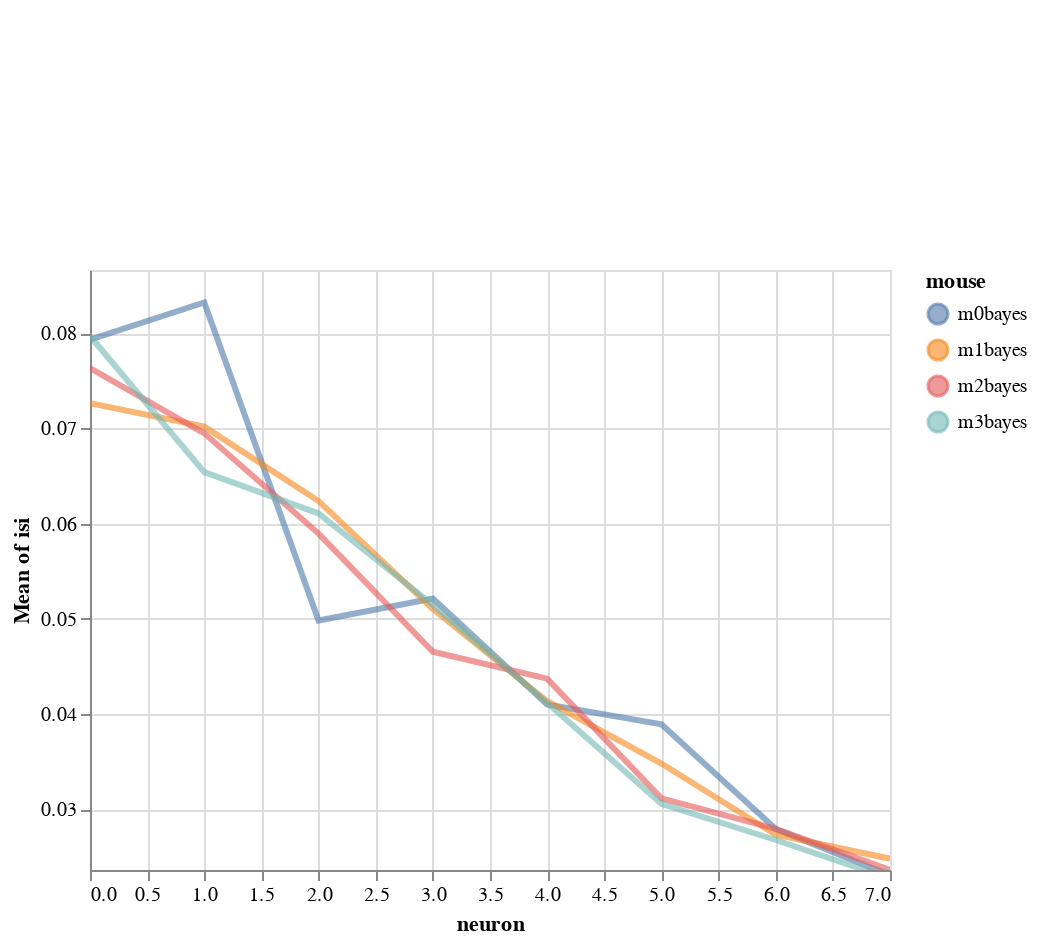

The notebook cell saved with this chart:
### Code cell
import altair as alt
y='isi'
color='mouse'
x='neuron'

base=alt.Chart(df).encode(
            x=x,
            color=f'{color}',
            y=alt.Y(f'mean({y})',
                    scale=alt.Scale(zero=False,
                                    domain=list(np.quantile(df[y], [.05, .95])))),
)

# Create a selection that chooses the nearest point & selects based on x-value
nearest = alt.selection(type='single', nearest=True, on='mouseover',
                        fields=[x], empty='none')


# Transparent selectors across the chart. This is what tells us
# the x-value of the cursor
selectors = alt.Chart(df).mark_point().encode(
    x=x,
    opacity=alt.value(0),
).add_selection(
    nearest
)

highlight = alt.selection(type='single', on='mouseover',
                          fields=[color], nearest=True)

lines=base.mark_line(clip=True, fill=None, opacity=.6, ).encode(
            #tooltip=color,
            size=alt.condition(~highlight, alt.value(1), alt.value(3))
        )

# Draw text labels near the points, and highlight based on selection
text = lines.mark_text(align='left', dx=5, dy=-5).encode(
    text=alt.condition(nearest, y, alt.value(' '))
)

points = base.mark_circle().encode(
    opacity=alt.value(0)
).add_selection(
    highlight
)

alt.layer(
    lines, selectors, points, text
)

### Figure 1 — Vega-Lite specification as saved in the notebook (floating-point values rounded to 4 significant figures)
{"config": {"view": {"continuousWidth": 400, "continuousHeight": 300}}, "layer": [{"mark": {"type": "line", "clip": true, "fill": null, "opacity": 0.6}, "encoding": {"color": {"type": "nominal", "field": "mouse"}, "size": {"condition": {"value": 1, "selection": {"not": "selector003"}}, "value": 3}, "x": {"type": "quantitative", "field": "neuron"}, "y": {"type": "quantitative", "aggregate": "mean", "field": "isi", "scale": {"domain": [0.02359, 0.08665], "zero": false}}}}, {"mark": "point", "encoding": {"opacity": {"value": 0}, "x": {"type": "quantitative", "field": "neuron"}}, "selection": {"selector002": {"type": "single", "nearest": true, "on": "mouseover", "fields": ["neuron"], "empty": "none"}}}, {"mark": "circle", "encoding": {"color": {"type": "nominal", "field": "mouse"}, "opacity": {"value": 0}, "x": {"type": "quantitative", "field": "neuron"}, "y": {"type": "quantitative", "aggregate": "mean", "field": "isi", "scale": {"domain": [0.02359, 0.08665], "zero": false}}}, "selection": {"selector003": {"type": "single", "on": "mouseover", "fields": ["mouse"], "nearest": true}}}, {"mark": {"type": "text", "align": "left", "dx": 5, "dy": -5}, "encoding": {"color": {"type": "nominal", "field": "mouse"}, "size": {"condition": {"value": 1, "selection": {"not": "selector003"}}, "value": 3}, "text": {"condition": {"type": "quantitative", "field": "isi", "selection": "selector002"}, "value": " "}, "x": {"type": "quantitative", "field": "neuron"}, "y": {"type": "quantitative", "aggregate": "mean", "field": "isi", "scale": {"domain": [0.02359, 0.08665], "zero": false}}}}], "data": {"name": "data-41381d8c95e87ea1303d8b4feca4f779"}, "$schema": "https://vega.github.io/schema/vega-lite/v4.8.1.json", "datasets": {"data-41381d8c95e87ea1303d8b4feca4f779": [{"mouse_code": 0, "mouse": "m0bayes", "neuron": 0, "i_trial": 0, "neuron_x_mouse": "0m0bayes", "neuron_code": 0, "stim": 0, "log_firing_rate": 2.315, "Firing rate": 206.6, "firing_rate": 206.6, "i_spike": 36.0, "isi": 0.09842, "log_isi": -1.007}, {"mouse_code": 0, "mouse": "m0bayes", "neuron": 0, "i_trial": 0, "neuron_x_mouse": "0m0bayes", "neuron_code": 0, "stim": 1, "log_firing_rate": 2.098, "Firing rate": 125.2, "firing_rate": 125.2, "i_spike": 46.0, "isi": 0.07236, "log_isi": -1.141}, {"mouse_code": 0, "mouse": "m0bayes", "neuron": 0, "i_trial": 1, "neuron_x_mouse": "0m0bayes", "neuron_code": 0, "stim": 0, "log_firing_rate": 1.859, "Firing rate": 72.22, "firing_rate": 72.22, "i_spike": 47.0, "isi": 0.07455, "log_isi": -1.128}, {"mouse_code": 0, "mouse": "m0bayes", "neuron": 0, "i_trial": 1, "neuron_x_mouse": "0m0bayes", "neuron_code": 0, "stim": 1, "log_firing_rate": 1.964, "Firing rate": 92.07, "firing_rate": 92.07, "i_spike": 48.0, "isi": 0.07193, "log_isi": -1.143}, {"mouse_code": 0, "mouse": "m0bayes", "neuron": 1, "i_trial": 0, "neuron_x_mouse": "1m0bayes", "neuron_code": 4, "stim": 0, "log_firing_rate": 1.408, "Firing rate": 25.58, "firing_rate": 25.58, "i_spike": 34.5, "isi": 0.1025, "log_isi": -0.9891}, {"mouse_code": 0, "mouse": "m0bayes", "neuron": 1, "i_trial": 0, "neuron_x_mouse": "1m0bayes", "neuron_code": 4, "stim": 1, "log_firing_rate": 2.112, "Firing rate": 129.5, "firing_rate": 129.5, "i_spike": 36.5, "isi": 0.08982, "log_isi": -1.047}, {"mouse_code": 0, "mouse": "m0bayes", "neuron": 1, "i_trial": 1, "neuron_x_mouse": "1m0bayes", "neuron_code": 4, "stim": 0, "log_firing_rate": 1.822, "Firing rate": 66.44, "firing_rate": 66.44, "i_spike": 53.5, "isi": 0.06482, "log_isi": -1.188}, {"mouse_code": 0, "mouse": "m0bayes", "neuron": 1, "i_trial": 1, "neuron_x_mouse": "1m0bayes", "neuron_code": 4, "stim": 1, "log_firing_rate": 1.819, "Firing rate": 65.89, "firing_rate": 65.89, "i_spike": 46.0, "isi": 0.07574, "log_isi": -1.121}, {"mouse_code": 0, "mouse": "m0bayes", "neuron": 2, "i_trial": 0, "neuron_x_mouse": "2m0bayes", "neuron_code": 8, "stim": 0, "log_firing_rate": 2.189, "Firing rate": 154.5, "firing_rate": 154.5, "i_spike": 67.0, "isi": 0.05227, "log_isi": -1.282}, {"mouse_code": 0, "mouse": "m0bayes", "neuron": 2, "i_trial": 0, "neuron_x_mouse": "2m0bayes", "neuron_code": 8, "stim": 1, "log_firing_rate": 2.144, "Firing rate": 139.4, "firing_rate": 139.4, "i_spike": 84.5, "isi": 0.04099, "log_isi": -1.387}, {"mouse_code": 0, "mouse": "m0bayes", "neuron": 2, "i_trial": 1, "neuron_x_mouse": "2m0bayes", "neuron_code": 8, "stim": 0, "log_firing_rate": 2.062, "Firing rate": 115.3, "firing_rate": 115.3, "i_spike": 69.5, "isi": 0.04973, "log_isi": -1.303}, {"mouse_code": 0, "mouse": "m0bayes", "neuron": 2, "i_trial": 1, "neuron_x_mouse": "2m0bayes", "neuron_code": 8, "stim": 1, "log_firing_rate": 1.694, "Firing rate": 49.44, "firing_rate": 49.44, "i_spike": 60.5, "isi": 0.05626, "log_isi": -1.25}, {"mouse_code": 0, "mouse": "m0bayes", "neuron": 3, "i_trial": 0, "neuron_x_mouse": "3m0bayes", "neuron_code": 12, "stim": 0, "log_firing_rate": 2.228, "Firing rate": 168.9, "firing_rate": 168.9, "i_spike": 73.0, "isi": 0.04779, "log_isi": -1.321}, {"mouse_code": 0, "mouse": "m0bayes", "neuron": 3, "i_trial": 0, "neuron_x_mouse": "3m0bayes", "neuron_code": 12, "stim": 1, "log_firing_rate": 1.877, "Firing rate": 75.31, "firing_rate": 75.31, "i_spike": 61.0, "isi": 0.05665, "log_isi": -1.247}, {"mouse_code": 0, "mouse": "m0bayes", "neuron": 3, "i_trial": 1, "neuron_x_mouse": "3m0bayes", "neuron_code": 12, "stim": 0, "log_firing_rate": 2.36, "Firing rate": 228.8, "firing_rate": 228.8, "i_spike": 64.0, "isi": 0.05468, "log_isi": -1.262}, {"mouse_code": 0, "mouse": "m0bayes", "neuron": 3, "i_trial": 1, "neuron_x_mouse": "3m0bayes", "neuron_code": 12, "stim": 1, "log_firing_rate": 2.022, "Firing rate": 105.1, "firing_rate": 105.1, "i_spike": 69.0, "isi": 0.0494, "log_isi": -1.306}, {"mouse_code": 0, "mouse": "m0bayes", "neuron": 4, "i_trial": 0, "neuron_x_mouse": "4m0bayes", "neuron_code": 16, "stim": 0, "log_firing_rate": 2.76, "Firing rate": 576.0, "firing_rate": 576.0, "i_spike": 86.5, "isi": 0.03997, "log_isi": -1.398}, {"mouse_code": 0, "mouse": "m0bayes", "neuron": 4, "i_trial": 0, "neuron_x_mouse": "4m0bayes", "neuron_code": 16, "stim": 1, "log_firing_rate": 2.078, "Firing rate": 119.7, "firing_rate": 119.7, "i_spike": 86.5, "isi": 0.04059, "log_isi": -1.392}, {"mouse_code": 0, "mouse": "m0bayes", "neuron": 4, "i_trial": 1, "neuron_x_mouse": "4m0bayes", "neuron_code": 16, "stim": 0, "log_firing_rate": 2.39, "Firing rate": 245.6, "firing_rate": 245.6, "i_spike": 82.5, "isi": 0.04227, "log_isi": -1.374}, {"mouse_code": 0, "mouse": "m0bayes", "neuron": 4, "i_trial": 1, "neuron_x_mouse": "4m0bayes", "neuron_code": 16, "stim": 1, "log_firing_rate": 1.973, "Firing rate": 94.07, "firing_rate": 94.07, "i_spike": 85.0, "isi": 0.04112, "log_isi": -1.386}, {"mouse_code": 0, "mouse": "m0bayes", "neuron": 5, "i_trial": 0, "neuron_x_mouse": "5m0bayes", "neuron_code": 20, "stim": 0, "log_firing_rate": 2.094, "Firing rate": 124.3, "firing_rate": 124.3, "i_spike": 77.5, "isi": 0.04434, "log_isi": -1.353}, {"mouse_code": 0, "mouse": "m0bayes", "neuron": 5, "i_trial": 0, "neuron_x_mouse": "5m0bayes", "neuron_code": 20, "stim": 1, "log_firing_rate": 2.225, "Firing rate": 168.0, "firing_rate": 168.0, "i_spike": 97.0, "isi": 0.03588, "log_isi": -1.445}, {"mouse_code": 0, "mouse": "m0bayes", "neuron": 5, "i_trial": 1, "neuron_x_mouse": "5m0bayes", "neuron_code": 20, "stim": 0, "log_firing_rate": 2.269, "Firing rate": 185.9, "firing_rate": 185.9, "i_spike": 96.0, "isi": 0.03651, "log_isi": -1.438}, {"mouse_code": 0, "mouse": "m0bayes", "neuron": 5, "i_trial": 1, "neuron_x_mouse": "5m0bayes", "neuron_code": 20, "stim": 1, "log_firing_rate": 2.453, "Firing rate": 283.6, "firing_rate": 283.6, "i_spike": 90.0, "isi": 0.03891, "log_isi": -1.41}, {"mouse_code": 0, "mouse": "m0bayes", "neuron": 6, "i_trial": 0, "neuron_x_mouse": "6m0bayes", "neuron_code": 24, "stim": 0, "log_firing_rate": 2.288, "Firing rate": 193.9, "firing_rate": 193.9, "i_spike": 126.0, "isi": 0.02786, "log_isi": -1.555}, {"mouse_code": 0, "mouse": "m0bayes", "neuron": 6, "i_trial": 0, "neuron_x_mouse": "6m0bayes", "neuron_code": 24, "stim": 1, "log_firing_rate": 2.483, "Firing rate": 304.2, "firing_rate": 304.2, "i_spike": 119.5, "isi": 0.02901, "log_isi": -1.537}, {"mouse_code": 0, "mouse": "m0bayes", "neuron": 6, "i_trial": 1, "neuron_x_mouse": "6m0bayes", "neuron_code": 24, "stim": 0, "log_firing_rate": 2.14, "Firing rate": 138.2, "firing_rate": 138.2, "i_spike": 119.0, "isi": 0.02935, "log_isi": -1.532}, {"mouse_code": 0, "mouse": "m0bayes", "neuron": 6, "i_trial": 1, "neuron_x_mouse": "6m0bayes", "neuron_code": 24, "stim": 1, "log_firing_rate": 2.36, "Firing rate": 229.1, "firing_rate": 229.1, "i_spike": 138.0, "isi": 0.02542, "log_isi": -1.595}, {"mouse_code": 0, "mouse": "m0bayes", "neuron": 7, "i_trial": 0, "neuron_x_mouse": "7m0bayes", "neuron_code": 28, "stim": 0, "log_firing_rate": 2.319, "Firing rate": 208.5, "firing_rate": 208.5, "i_spike": 143.0, "isi": 0.02454, "log_isi": -1.61}, {"mouse_code": 0, "mouse": "m0bayes", "neuron": 7, "i_trial": 0, "neuron_x_mouse": "7m0bayes", "neuron_code": 28, "stim": 1, "log_firing_rate": 3.189, "Firing rate": 1544.0, "firing_rate": 1544.0, "i_spike": 147.5, "isi": 0.02354, "log_isi": -1.628}, {"mouse_code": 0, "mouse": "m0bayes", "neuron": 7, "i_trial": 1, "neuron_x_mouse": "7m0bayes", "neuron_code": 28, "stim": 0, "log_firing_rate": 2.53, "Firing rate": 338.5, "firing_rate": 338.5, "i_spike": 169.5, "isi": 0.02028, "log_isi": -1.693}, {"mouse_code": 0, "mouse": "m0bayes", "neuron": 7, "i_trial": 1, "neuron_x_mouse": "7m0bayes", "neuron_code": 28, "stim": 1, "log_firing_rate": 2.462, "Firing rate": 289.7, "firing_rate": 289.7, "i_spike": 145.5, "isi": 0.02381, "log_isi": -1.623}, {"mouse_code": 1, "mouse": "m1bayes", "neuron": 0, "i_trial": 0, "neuron_x_mouse": "0m1bayes", "neuron_code": 1, "stim": 0, "log_firing_rate": 1.609, "Firing rate": 40.64, "firing_rate": 40.64, "i_spike": 41.0, "isi": 0.08183, "log_isi": -1.087}, {"mouse_code": 1, "mouse": "m1bayes", "neuron": 0, "i_trial": 0, "neuron_x_mouse": "0m1bayes", "neuron_code": 1, "stim": 1, "log_firing_rate": 1.828, "Firing rate": 67.35, "firing_rate": 67.35, "i_spike": 53.0, "isi": 0.06513, "log_isi": -1.186}, {"mouse_code": 1, "mouse": "m1bayes", "neuron": 0, "i_trial": 1, "neuron_x_mouse": "0m1bayes", "neuron_code": 1, "stim": 0, "log_firing_rate": 1.793, "Firing rate": 62.15, "firing_rate": 62.15, "i_spike": 48.0, "isi": 0.07236, "log_isi": -1.141}, {"mouse_code": 1, "mouse": "m1bayes", "neuron": 0, "i_trial": 1, "neuron_x_mouse": "0m1bayes", "neuron_code": 1, "stim": 1, "log_firing_rate": 2.193, "Firing rate": 156.0, "firing_rate": 156.0, "i_spike": 49.0, "isi": 0.07124, "log_isi": -1.147}, {"mouse_code": 1, "mouse": "m1bayes", "neuron": 1, "i_trial": 0, "neuron_x_mouse": "1m1bayes", "neuron_code": 5, "stim": 0, "log_firing_rate": 1.773, "Firing rate": 59.28, "firing_rate": 59.28, "i_spike": 53.0, "isi": 0.06556, "log_isi": -1.183}, {"mouse_code": 1, "mouse": "m1bayes", "neuron": 1, "i_trial": 0, "neuron_x_mouse": "1m1bayes", "neuron_code": 5, "stim": 1, "log_firing_rate": 1.958, "Firing rate": 90.73, "firing_rate": 90.73, "i_spike": 52.5, "isi": 0.06664, "log_isi": -1.176}, {"mouse_code": 1, "mouse": "m1bayes", "neuron": 1, "i_trial": 1, "neuron_x_mouse": "1m1bayes", "neuron_code": 5, "stim": 0, "log_firing_rate": 1.621, "Firing rate": 41.78, "firing_rate": 41.78, "i_spike": 42.0, "isi": 0.08354, "log_isi": -1.078}, {"mouse_code": 1, "mouse": "m1bayes", "neuron": 1, "i_trial": 1, "neuron_x_mouse": "1m1bayes", "neuron_code": 5, "stim": 1, "log_firing_rate": 2.14, "Firing rate": 137.9, "firing_rate": 137.9, "i_spike": 54.0, "isi": 0.06501, "log_isi": -1.187}, {"mouse_code": 1, "mouse": "m1bayes", "neuron": 2, "i_trial": 0, "neuron_x_mouse": "2m1bayes", "neuron_code": 9, "stim": 0, "log_firing_rate": 2.301, "Firing rate": 199.9, "firing_rate": 199.9, "i_spike": 49.0, "isi": 0.07099, "log_isi": -1.149}, {"mouse_code": 1, "mouse": "m1bayes", "neuron": 2, "i_trial": 0, "neuron_x_mouse": "2m1bayes", "neuron_code": 9, "stim": 1, "log_firing_rate": 2.152, "Firing rate": 141.8, "firing_rate": 141.8, "i_spike": 71.0, "isi": 0.04942, "log_isi": -1.306}, {"mouse_code": 1, "mouse": "m1bayes", "neuron": 2, "i_trial": 1, "neuron_x_mouse": "2m1bayes", "neuron_code": 9, "stim": 0, "log_firing_rate": 2.008, "Firing rate": 101.8, "firing_rate": 101.8, "i_spike": 59.5, "isi": 0.05874, "log_isi": -1.231}, {"mouse_code": 1, "mouse": "m1bayes", "neuron": 2, "i_trial": 1, "neuron_x_mouse": "2m1bayes", "neuron_code": 9, "stim": 1, "log_firing_rate": 1.99, "Firing rate": 97.72, "firing_rate": 97.72, "i_spike": 49.5, "isi": 0.07032, "log_isi": -1.153}, {"mouse_code": 1, "mouse": "m1bayes", "neuron": 3, "i_trial": 0, "neuron_x_mouse": "3m1bayes", "neuron_code": 13, "stim": 0, "log_firing_rate": 1.924, "Firing rate": 83.92, "firing_rate": 83.92, "i_spike": 71.0, "isi": 0.04877, "log_isi": -1.312}, {"mouse_code": 1, "mouse": "m1bayes", "neuron": 3, "i_trial": 0, "neuron_x_mouse": "3m1bayes", "neuron_code": 13, "stim": 1, "log_firing_rate": 2.266, "Firing rate": 184.4, "firing_rate": 184.4, "i_spike": 80.0, "isi": 0.04371, "log_isi": -1.359}, {"mouse_code": 1, "mouse": "m1bayes", "neuron": 3, "i_trial": 1, "neuron_x_mouse": "3m1bayes", "neuron_code": 13, "stim": 0, "log_firing_rate": 1.919, "Firing rate": 82.98, "firing_rate": 82.98, "i_spike": 56.5, "isi": 0.06205, "log_isi": -1.207}, {"mouse_code": 1, "mouse": "m1bayes", "neuron": 3, "i_trial": 1, "neuron_x_mouse": "3m1bayes", "neuron_code": 13, "stim": 1, "log_firing_rate": 1.885, "Firing rate": 76.82, "firing_rate": 76.82, "i_spike": 69.5, "isi": 0.04956, "log_isi": -1.305}, {"mouse_code": 1, "mouse": "m1bayes", "neuron": 4, "i_trial": 0, "neuron_x_mouse": "4m1bayes", "neuron_code": 17, "stim": 0, "log_firing_rate": 2.153, "Firing rate": 142.2, "firing_rate": 142.2, "i_spike": 85.0, "isi": 0.04134, "log_isi": -1.384}, {"mouse_code": 1, "mouse": "m1bayes", "neuron": 4, "i_trial": 0, "neuron_x_mouse": "4m1bayes", "neuron_code": 17, "stim": 1, "log_firing_rate": 1.941, "Firing rate": 87.31, "firing_rate": 87.31, "i_spike": 79.0, "isi": 0.04443, "log_isi": -1.352}, {"mouse_code": 1, "mouse": "m1bayes", "neuron": 4, "i_trial": 1, "neuron_x_mouse": "4m1bayes", "neuron_code": 17, "stim": 0, "log_firing_rate": 2.074, "Firing rate": 118.5, "firing_rate": 118.5, "i_spike": 89.0, "isi": 0.03833, "log_isi": -1.416}, {"mouse_code": 1, "mouse": "m1bayes", "neuron": 4, "i_trial": 1, "neuron_x_mouse": "4m1bayes", "neuron_code": 17, "stim": 1, "log_firing_rate": 2.664, "Firing rate": 461.8, "firing_rate": 461.8, "i_spike": 84.5, "isi": 0.04121, "log_isi": -1.385}, {"mouse_code": 1, "mouse": "m1bayes", "neuron": 5, "i_trial": 0, "neuron_x_mouse": "5m1bayes", "neuron_code": 21, "stim": 0, "log_firing_rate": 2.002, "Firing rate": 100.5, "firing_rate": 100.5, "i_spike": 101.5, "isi": 0.03437, "log_isi": -1.464}, {"mouse_code": 1, "mouse": "m1bayes", "neuron": 5, "i_trial": 0, "neuron_x_mouse": "5m1bayes", "neuron_code": 21, "stim": 1, "log_firing_rate": 2.303, "Firing rate": 201.1, "firing_rate": 201.1, "i_spike": 97.0, "isi": 0.03595, "log_isi": -1.444}, {"mouse_code": 1, "mouse": "m1bayes", "neuron": 5, "i_trial": 1, "neuron_x_mouse": "5m1bayes", "neuron_code": 21, "stim": 0, "log_firing_rate": 2.161, "Firing rate": 144.9, "firing_rate": 144.9, "i_spike": 96.0, "isi": 0.03576, "log_isi": -1.447}, {"mouse_code": 1, "mouse": "m1bayes", "neuron": 5, "i_trial": 1, "neuron_x_mouse": "5m1bayes", "neuron_code": 21, "stim": 1, "log_firing_rate": 2.254, "Firing rate": 179.6, "firing_rate": 179.6, "i_spike": 104.5, "isi": 0.03304, "log_isi": -1.481}, {"mouse_code": 1, "mouse": "m1bayes", "neuron": 6, "i_trial": 0, "neuron_x_mouse": "6m1bayes", "neuron_code": 25, "stim": 0, "log_firing_rate": 2.225, "Firing rate": 167.9, "firing_rate": 167.9, "i_spike": 125.5, "isi": 0.0277, "log_isi": -1.558}, {"mouse_code": 1, "mouse": "m1bayes", "neuron": 6, "i_trial": 0, "neuron_x_mouse": "6m1bayes", "neuron_code": 25, "stim": 1, "log_firing_rate": 2.737, "Firing rate": 545.4, "firing_rate": 545.4, "i_spike": 131.5, "isi": 0.02639, "log_isi": -1.579}, {"mouse_code": 1, "mouse": "m1bayes", "neuron": 6, "i_trial": 1, "neuron_x_mouse": "6m1bayes", "neuron_code": 25, "stim": 0, "log_firing_rate": 2.627, "Firing rate": 423.9, "firing_rate": 423.9, "i_spike": 122.0, "isi": 0.02791, "log_isi": -1.554}, {"mouse_code": 1, "mouse": "m1bayes", "neuron": 6, "i_trial": 1, "neuron_x_mouse": "6m1bayes", "neuron_code": 25, "stim": 1, "log_firing_rate": 2.807, "Firing rate": 640.7, "firing_rate": 640.7, "i_spike": 128.5, "isi": 0.0272, "log_isi": -1.565}, {"mouse_code": 1, "mouse": "m1bayes", "neuron": 7, "i_trial": 0, "neuron_x_mouse": "7m1bayes", "neuron_code": 29, "stim": 0, "log_firing_rate": 2.299, "Firing rate": 198.9, "firing_rate": 198.9, "i_spike": 149.5, "isi": 0.0234, "log_isi": -1.631}, {"mouse_code": 1, "mouse": "m1bayes", "neuron": 7, "i_trial": 0, "neuron_x_mouse": "7m1bayes", "neuron_code": 29, "stim": 1, "log_firing_rate": 2.559, "Firing rate": 362.5, "firing_rate": 362.5, "i_spike": 147.0, "isi": 0.02379, "log_isi": -1.624}, {"mouse_code": 1, "mouse": "m1bayes", "neuron": 7, "i_trial": 1, "neuron_x_mouse": "7m1bayes", "neuron_code": 29, "stim": 0, "log_firing_rate": 2.585, "Firing rate": 384.4, "firing_rate": 384.4, "i_spike": 132.0, "isi": 0.02639, "log_isi": -1.578}, {"mouse_code": 1, "mouse": "m1bayes", "neuron": 7, "i_trial": 1, "neuron_x_mouse": "7m1bayes", "neuron_code": 29, "stim": 1, "log_firing_rate": 2.509, "Firing rate": 322.7, "firing_rate": 322.7, "i_spike": 136.5, "isi": 0.02554, "log_isi": -1.593}, {"mouse_code": 2, "mouse": "m2bayes", "neuron": 0, "i_trial": 0, "neuron_x_mouse": "0m2bayes", "neuron_code": 2, "stim": 0, "log_firing_rate": 1.66, "Firing rate": 45.73, "firing_rate": 45.73, "i_spike": 46.5, "isi": 0.07437, "log_isi": -1.129}, {"mouse_code": 2, "mouse": "m2bayes", "neuron": 0, "i_trial": 0, "neuron_x_mouse": "0m2bayes", "neuron_code": 2, "stim": 1, "log_firing_rate": 2.188, "Firing rate": 154.2, "firing_rate": 154.2, "i_spike": 59.5, "isi": 0.05819, "log_isi": -1.235}, {"mouse_code": 2, "mouse": "m2bayes", "neuron": 0, "i_trial": 1, "neuron_x_mouse": "0m2bayes", "neuron_code": 2, "stim": 0, "log_firing_rate": 1.654, "Firing rate": 45.1, "firing_rate": 45.1, "i_spike": 31.0, "isi": 0.1127, "log_isi": -0.9481}, {"mouse_code": 2, "mouse": "m2bayes", "neuron": 0, "i_trial": 1, "neuron_x_mouse": "0m2bayes", "neuron_code": 2, "stim": 1, "log_firing_rate": 2.672, "Firing rate": 469.4, "firing_rate": 469.4, "i_spike": 58.5, "isi": 0.06011, "log_isi": -1.221}, {"mouse_code": 2, "mouse": "m2bayes", "neuron": 1, "i_trial": 0, "neuron_x_mouse": "1m2bayes", "neuron_code": 6, "stim": 0, "log_firing_rate": 1.614, "Firing rate": 41.11, "firing_rate": 41.11, "i_spike": 39.0, "isi": 0.08922, "log_isi": -1.05}, {"mouse_code": 2, "mouse": "m2bayes", "neuron": 1, "i_trial": 0, "neuron_x_mouse": "1m2bayes", "neuron_code": 6, "stim": 1, "log_firing_rate": 2.434, "Firing rate": 271.5, "firing_rate": 271.5, "i_spike": 59.0, "isi": 0.05969, "log_isi": -1.224}, {"mouse_code": 2, "mouse": "m2bayes", "neuron": 1, "i_trial": 1, "neuron_x_mouse": "1m2bayes", "neuron_code": 6, "stim": 0, "log_firing_rate": 2.031, "Firing rate": 107.4, "firing_rate": 107.4, "i_spike": 48.5, "isi": 0.07219, "log_isi": -1.142}, {"mouse_code": 2, "mouse": "m2bayes", "neuron": 1, "i_trial": 1, "neuron_x_mouse": "1m2bayes", "neuron_code": 6, "stim": 1, "log_firing_rate": 2.053, "Firing rate": 112.9, "firing_rate": 112.9, "i_spike": 61.0, "isi": 0.05682, "log_isi": -1.246}, {"mouse_code": 2, "mouse": "m2bayes", "neuron": 2, "i_trial": 0, "neuron_x_mouse": "2m2bayes", "neuron_code": 10, "stim": 0, "log_firing_rate": 1.983, "Firing rate": 96.2, "firing_rate": 96.2, "i_spike": 48.5, "isi": 0.07057, "log_isi": -1.151}, {"mouse_code": 2, "mouse": "m2bayes", "neuron": 2, "i_trial": 0, "neuron_x_mouse": "2m2bayes", "neuron_code": 10, "stim": 1, "log_firing_rate": 1.963, "Firing rate": 91.76, "firing_rate": 91.76, "i_spike": 67.0, "isi": 0.0511, "log_isi": -1.292}, {"mouse_code": 2, "mouse": "m2bayes", "neuron": 2, "i_trial": 1, "neuron_x_mouse": "2m2bayes", "neuron_code": 10, "stim": 0, "log_firing_rate": 2.05, "Firing rate": 112.2, "firing_rate": 112.2, "i_spike": 58.5, "isi": 0.05872, "log_isi": -1.231}, {"mouse_code": 2, "mouse": "m2bayes", "neuron": 2, "i_trial": 1, "neuron_x_mouse": "2m2bayes", "neuron_code": 10, "stim": 1, "log_firing_rate": 1.81, "Firing rate": 64.52, "firing_rate": 64.52, "i_spike": 62.5, "isi": 0.0554, "log_isi": -1.256}, {"mouse_code": 2, "mouse": "m2bayes", "neuron": 3, "i_trial": 0, "neuron_x_mouse": "3m2bayes", "neuron_code": 14, "stim": 0, "log_firing_rate": 2.537, "Firing rate": 344.1, "firing_rate": 344.1, "i_spike": 64.5, "isi": 0.05204, "log_isi": -1.284}, {"mouse_code": 2, "mouse": "m2bayes", "neuron": 3, "i_trial": 0, "neuron_x_mouse": "3m2bayes", "neuron_code": 14, "stim": 1, "log_firing_rate": 2.314, "Firing rate": 206.2, "firing_rate": 206.2, "i_spike": 75.5, "isi": 0.04567, "log_isi": -1.34}, {"mouse_code": 2, "mouse": "m2bayes", "neuron": 3, "i_trial": 1, "neuron_x_mouse": "3m2bayes", "neuron_code": 14, "stim": 0, "log_firing_rate": 1.921, "Firing rate": 83.43, "firing_rate": 83.43, "i_spike": 75.5, "isi": 0.0463, "log_isi": -1.334}, {"mouse_code": 2, "mouse": "m2bayes", "neuron": 3, "i_trial": 1, "neuron_x_mouse": "3m2bayes", "neuron_code": 14, "stim": 1, "log_firing_rate": 2.175, "Firing rate": 149.7, "firing_rate": 149.7, "i_spike": 79.5, "isi": 0.04212, "log_isi": -1.376}, {"mouse_code": 2, "mouse": "m2bayes", "neuron": 4, "i_trial": 0, "neuron_x_mouse": "4m2bayes", "neuron_code": 18, "stim": 0, "log_firing_rate": 2.228, "Firing rate": 169.1, "firing_rate": 169.1, "i_spike": 77.0, "isi": 0.04554, "log_isi": -1.342}, {"mouse_code": 2, "mouse": "m2bayes", "neuron": 4, "i_trial": 0, "neuron_x_mouse": "4m2bayes", "neuron_code": 18, "stim": 1, "log_firing_rate": 3.24, "Firing rate": 1736.0, "firing_rate": 1736.0, "i_spike": 82.5, "isi": 0.04168, "log_isi": -1.38}, {"mouse_code": 2, "mouse": "m2bayes", "neuron": 4, "i_trial": 1, "neuron_x_mouse": "4m2bayes", "neuron_code": 18, "stim": 0, "log_firing_rate": 2.231, "Firing rate": 170.4, "firing_rate": 170.4, "i_spike": 75.5, "isi": 0.04579, "log_isi": -1.339}, {"mouse_code": 2, "mouse": "m2bayes", "neuron": 4, "i_trial": 1, "neuron_x_mouse": "4m2bayes", "neuron_code": 18, "stim": 1, "log_firing_rate": 2.155, "Firing rate": 142.8, "firing_rate": 142.8, "i_spike": 84.0, "isi": 0.04179, "log_isi": -1.379}, {"mouse_code": 2, "mouse": "m2bayes", "neuron": 5, "i_trial": 0, "neuron_x_mouse": "5m2bayes", "neuron_code": 22, "stim": 0, "log_firing_rate": 2.171, "Firing rate": 148.4, "firing_rate": 148.4, "i_spike": 106.5, "isi": 0.03242, "log_isi": -1.489}, {"mouse_code": 2, "mouse": "m2bayes", "neuron": 5, "i_trial": 0, "neuron_x_mouse": "5m2bayes", "neuron_code": 22, "stim": 1, "log_firing_rate": 2.191, "Firing rate": 155.2, "firing_rate": 155.2, "i_spike": 114.0, "isi": 0.03077, "log_isi": -1.512}, {"mouse_code": 2, "mouse": "m2bayes", "neuron": 5, "i_trial": 1, "neuron_x_mouse": "5m2bayes", "neuron_code": 22, "stim": 0, "log_firing_rate": 2.365, "Firing rate": 231.6, "firing_rate": 231.6, "i_spike": 118.0, "isi": 0.02968, "log_isi": -1.528}, {"mouse_code": 2, "mouse": "m2bayes", "neuron": 5, "i_trial": 1, "neuron_x_mouse": "5m2bayes", "neuron_code": 22, "stim": 1, "log_firing_rate": 2.267, "Firing rate": 184.9, "firing_rate": 184.9, "i_spike": 110.5, "isi": 0.03159, "log_isi": -1.5}, {"mouse_code": 2, "mouse": "m2bayes", "neuron": 6, "i_trial": 0, "neuron_x_mouse": "6m2bayes", "neuron_code": 26, "stim": 0, "log_firing_rate": 2.266, "Firing rate": 184.4, "firing_rate": 184.4, "i_spike": 116.5, "isi": 0.02997, "log_isi": -1.523}, {"mouse_code": 2, "mouse": "m2bayes", "neuron": 6, "i_trial": 0, "neuron_x_mouse": "6m2bayes", "neuron_code": 26, "stim": 1, "log_firing_rate": 2.227, "Firing rate": 168.5, "firing_rate": 168.5, "i_spike": 115.0, "isi": 0.03053, "log_isi": -1.515}, {"mouse_code": 2, "mouse": "m2bayes", "neuron": 6, "i_trial": 1, "neuron_x_mouse": "6m2bayes", "neuron_code": 26, "stim": 0, "log_firing_rate": 2.465, "Firing rate": 291.5, "firing_rate": 291.5, "i_spike": 142.0, "isi": 0.02467, "log_isi": -1.608}, {"mouse_code": 2, "mouse": "m2bayes", "neuron": 6, "i_trial": 1, "neuron_x_mouse": "6m2bayes", "neuron_code": 26, "stim": 1, "log_firing_rate": 2.837, "Firing rate": 687.8, "firing_rate": 687.8, "i_spike": 131.5, "isi": 0.02648, "log_isi": -1.577}, {"mouse_code": 2, "mouse": "m2bayes", "neuron": 7, "i_trial": 0, "neuron_x_mouse": "7m2bayes", "neuron_code": 30, "stim": 0, "log_firing_rate": 2.711, "Firing rate": 514.5, "firing_rate": 514.5, "i_spike": 147.0, "isi": 0.02373, "log_isi": -1.625}, {"mouse_code": 2, "mouse": "m2bayes", "neuron": 7, "i_trial": 0, "neuron_x_mouse": "7m2bayes", "neuron_code": 30, "stim": 1, "log_firing_rate": 2.546, "Firing rate": 351.3, "firing_rate": 351.3, "i_spike": 151.0, "isi": 0.02281, "log_isi": -1.642}, {"mouse_code": 2, "mouse": "m2bayes", "neuron": 7, "i_trial": 1, "neuron_x_mouse": "7m2bayes", "neuron_code": 30, "stim": 0, "log_firing_rate": 2.496, "Firing rate": 313.7, "firing_rate": 313.7, "i_spike": 145.5, "isi": 0.02369, "log_isi": -1.625}, {"mouse_code": 2, "mouse": "m2bayes", "neuron": 7, "i_trial": 1, "neuron_x_mouse": "7m2bayes", "neuron_code": 30, "stim": 1, "log_firing_rate": 2.603, "Firing rate": 400.6, "firing_rate": 400.6, "i_spike": 145.0, "isi": 0.0242, "log_isi": -1.616}, {"mouse_code": 3, "mouse": "m3bayes", "neuron": 0, "i_trial": 0, "neuron_x_mouse": "0m3bayes", "neuron_code": 3, "stim": 0, "log_firing_rate": 2.136, "Firing rate": 136.7, "firing_rate": 136.7, "i_spike": 46.0, "isi": 0.07151, "log_isi": -1.146}, {"mouse_code": 3, "mouse": "m3bayes", "neuron": 0, "i_trial": 0, "neuron_x_mouse": "0m3bayes", "neuron_code": 3, "stim": 1, "log_firing_rate": 1.932, "Firing rate": 85.59, "firing_rate": 85.59, "i_spike": 51.0, "isi": 0.06802, "log_isi": -1.167}, {"mouse_code": 3, "mouse": "m3bayes", "neuron": 0, "i_trial": 1, "neuron_x_mouse": "0m3bayes", "neuron_code": 3, "stim": 0, "log_firing_rate": 1.673, "Firing rate": 47.14, "firing_rate": 47.14, "i_spike": 38.0, "isi": 0.09098, "log_isi": -1.041}, {"mouse_code": 3, "mouse": "m3bayes", "neuron": 0, "i_trial": 1, "neuron_x_mouse": "0m3bayes", "neuron_code": 3, "stim": 1, "log_firing_rate": 1.898, "Firing rate": 79.14, "firing_rate": 79.14, "i_spike": 39.5, "isi": 0.08832, "log_isi": -1.054}, {"mouse_code": 3, "mouse": "m3bayes", "neuron": 1, "i_trial": 0, "neuron_x_mouse": "1m3bayes", "neuron_code": 7, "stim": 0, "log_firing_rate": 2.307, "Firing rate": 202.7, "firing_rate": 202.7, "i_spike": 51.0, "isi": 0.06903, "log_isi": -1.161}, {"mouse_code": 3, "mouse": "m3bayes", "neuron": 1, "i_trial": 0, "neuron_x_mouse": "1m3bayes", "neuron_code": 7, "stim": 1, "log_firing_rate": 1.704, "Firing rate": 50.55, "firing_rate": 50.55, "i_spike": 57.0, "isi": 0.05949, "log_isi": -1.226}, {"mouse_code": 3, "mouse": "m3bayes", "neuron": 1, "i_trial": 1, "neuron_x_mouse": "1m3bayes", "neuron_code": 7, "stim": 0, "log_firing_rate": 1.537, "Firing rate": 34.41, "firing_rate": 34.41, "i_spike": 47.0, "isi": 0.07471, "log_isi": -1.127}, {"mouse_code": 3, "mouse": "m3bayes", "neuron": 1, "i_trial": 1, "neuron_x_mouse": "1m3bayes", "neuron_code": 7, "stim": 1, "log_firing_rate": 1.742, "Firing rate": 55.15, "firing_rate": 55.15, "i_spike": 60.0, "isi": 0.05837, "log_isi": -1.234}, {"mouse_code": 3, "mouse": "m3bayes", "neuron": 2, "i_trial": 0, "neuron_x_mouse": "2m3bayes", "neuron_code": 11, "stim": 0, "log_firing_rate": 1.821, "Firing rate": 66.28, "firing_rate": 66.28, "i_spike": 53.5, "isi": 0.06472, "log_isi": -1.189}, {"mouse_code": 3, "mouse": "m3bayes", "neuron": 2, "i_trial": 0, "neuron_x_mouse": "2m3bayes", "neuron_code": 11, "stim": 1, "log_firing_rate": 1.89, "Firing rate": 77.68, "firing_rate": 77.68, "i_spike": 55.5, "isi": 0.06215, "log_isi": -1.207}, {"mouse_code": 3, "mouse": "m3bayes", "neuron": 2, "i_trial": 1, "neuron_x_mouse": "2m3bayes", "neuron_code": 11, "stim": 0, "log_firing_rate": 2.202, "Firing rate": 159.0, "firing_rate": 159.0, "i_spike": 57.0, "isi": 0.05825, "log_isi": -1.235}, {"mouse_code": 3, "mouse": "m3bayes", "neuron": 2, "i_trial": 1, "neuron_x_mouse": "2m3bayes", "neuron_code": 11, "stim": 1, "log_firing_rate": 2.089, "Firing rate": 122.9, "firing_rate": 122.9, "i_spike": 58.5, "isi": 0.05918, "log_isi": -1.228}, {"mouse_code": 3, "mouse": "m3bayes", "neuron": 3, "i_trial": 0, "neuron_x_mouse": "3m3bayes", "neuron_code": 15, "stim": 0, "log_firing_rate": 1.956, "Firing rate": 90.28, "firing_rate": 90.28, "i_spike": 60.0, "isi": 0.05777, "log_isi": -1.238}, {"mouse_code": 3, "mouse": "m3bayes", "neuron": 3, "i_trial": 0, "neuron_x_mouse": "3m3bayes", "neuron_code": 15, "stim": 1, "log_firing_rate": 1.836, "Firing rate": 68.51, "firing_rate": 68.51, "i_spike": 74.0, "isi": 0.04733, "log_isi": -1.325}, {"mouse_code": 3, "mouse": "m3bayes", "neuron": 3, "i_trial": 1, "neuron_x_mouse": "3m3bayes", "neuron_code": 15, "stim": 0, "log_firing_rate": 2.003, "Firing rate": 100.7, "firing_rate": 100.7, "i_spike": 65.5, "isi": 0.05159, "log_isi": -1.287}, {"mouse_code": 3, "mouse": "m3bayes", "neuron": 3, "i_trial": 1, "neuron_x_mouse": "3m3bayes", "neuron_code": 15, "stim": 1, "log_firing_rate": 2.019, "Firing rate": 104.4, "firing_rate": 104.4, "i_spike": 71.0, "isi": 0.04907, "log_isi": -1.309}, {"mouse_code": 3, "mouse": "m3bayes", "neuron": 4, "i_trial": 0, "neuron_x_mouse": "4m3bayes", "neuron_code": 19, "stim": 0, "log_firing_rate": 2.163, "Firing rate": 145.6, "firing_rate": 145.6, "i_spike": 90.5, "isi": 0.0386, "log_isi": -1.413}, {"mouse_code": 3, "mouse": "m3bayes", "neuron": 4, "i_trial": 0, "neuron_x_mouse": "4m3bayes", "neuron_code": 19, "stim": 1, "log_firing_rate": 2.15, "Firing rate": 141.4, "firing_rate": 141.4, "i_spike": 77.5, "isi": 0.04526, "log_isi": -1.344}, {"mouse_code": 3, "mouse": "m3bayes", "neuron": 4, "i_trial": 1, "neuron_x_mouse": "4m3bayes", "neuron_code": 19, "stim": 0, "log_firing_rate": 1.973, "Firing rate": 94.06, "firing_rate": 94.06, "i_spike": 77.0, "isi": 0.04542, "log_isi": -1.343}, {"mouse_code": 3, "mouse": "m3bayes", "neuron": 4, "i_trial": 1, "neuron_x_mouse": "4m3bayes", "neuron_code": 19, "stim": 1, "log_firing_rate": 2.227, "Firing rate": 168.6, "firing_rate": 168.6, "i_spike": 98.5, "isi": 0.03537, "log_isi": -1.451}, {"mouse_code": 3, "mouse": "m3bayes", "neuron": 5, "i_trial": 0, "neuron_x_mouse": "5m3bayes", "neuron_code": 23, "stim": 0, "log_firing_rate": 2.72, "Firing rate": 525.3, "firing_rate": 525.3, "i_spike": 115.5, "isi": 0.03036, "log_isi": -1.518}, {"mouse_code": 3, "mouse": "m3bayes", "neuron": 5, "i_trial": 0, "neuron_x_mouse": "5m3bayes", "neuron_code": 23, "stim": 1, "log_firing_rate": 2.606, "Firing rate": 403.9, "firing_rate": 403.9, "i_spike": 128.0, "isi": 0.02702, "log_isi": -1.568}, {"mouse_code": 3, "mouse": "m3bayes", "neuron": 5, "i_trial": 1, "neuron_x_mouse": "5m3bayes", "neuron_code": 23, "stim": 0, "log_firing_rate": 2.064, "Firing rate": 116.0, "firing_rate": 116.0, "i_spike": 96.5, "isi": 0.03619, "log_isi": -1.441}, {"mouse_code": 3, "mouse": "m3bayes", "neuron": 5, "i_trial": 1, "neuron_x_mouse": "5m3bayes", "neuron_code": 23, "stim": 1, "log_firing_rate": 2.267, "Firing rate": 185.1, "firing_rate": 185.1, "i_spike": 122.5, "isi": 0.02861, "log_isi": -1.543}, {"mouse_code": 3, "mouse": "m3bayes", "neuron": 6, "i_trial": 0, "neuron_x_mouse": "6m3bayes", "neuron_code": 27, "stim": 0, "log_firing_rate": 2.222, "Firing rate": 166.6, "firing_rate": 166.6, "i_spike": 126.5, "isi": 0.02712, "log_isi": -1.567}, {"mouse_code": 3, "mouse": "m3bayes", "neuron": 6, "i_trial": 0, "neuron_x_mouse": "6m3bayes", "neuron_code": 27, "stim": 1, "log_firing_rate": 2.334, "Firing rate": 215.7, "firing_rate": 215.7, "i_spike": 146.5, "isi": 0.02352, "log_isi": -1.629}, {"mouse_code": 3, "mouse": "m3bayes", "neuron": 6, "i_trial": 1, "neuron_x_mouse": "6m3bayes", "neuron_code": 27, "stim": 0, "log_firing_rate": 2.798, "Firing rate": 628.3, "firing_rate": 628.3, "i_spike": 127.5, "isi": 0.02755, "log_isi": -1.56}, {"mouse_code": 3, "mouse": "m3bayes", "neuron": 6, "i_trial": 1, "neuron_x_mouse": "6m3bayes", "neuron_code": 27, "stim": 1, "log_firing_rate": 2.691, "Firing rate": 490.9, "firing_rate": 490.9, "i_spike": 119.5, "isi": 0.0288, "log_isi": -1.541}, {"mouse_code": 3, "mouse": "m3bayes", "neuron": 7, "i_trial": 0, "neuron_x_mouse": "7m3bayes", "neuron_code": 31, "stim": 0, "log_firing_rate": 2.232, "Firing rate": 170.4, "firing_rate": 170.4, "i_spike": 140.5, "isi": 0.0248, "log_isi": -1.606}, {"mouse_code": 3, "mouse": "m3bayes", "neuron": 7, "i_trial": 0, "neuron_x_mouse": "7m3bayes", "neuron_code": 31, "stim": 1, "log_firing_rate": 2.422, "Firing rate": 264.4, "firing_rate": 264.4, "i_spike": 170.0, "isi": 0.0205, "log_isi": -1.688}, {"mouse_code": 3, "mouse": "m3bayes", "neuron": 7, "i_trial": 1, "neuron_x_mouse": "7m3bayes", "neuron_code": 31, "stim": 0, "log_firing_rate": 2.599, "Firing rate": 397.4, "firing_rate": 397.4, "i_spike": 161.5, "isi": 0.02163, "log_isi": -1.665}, {"mouse_code": 3, "mouse": "m3bayes", "neuron": 7, "i_trial": 1, "neuron_x_mouse": "7m3bayes", "neuron_code": 31, "stim": 1, "log_firing_rate": 2.405, "Firing rate": 253.9, "firing_rate": 253.9, "i_spike": 146.5, "isi": 0.02381, "log_isi": -1.623}]}}
